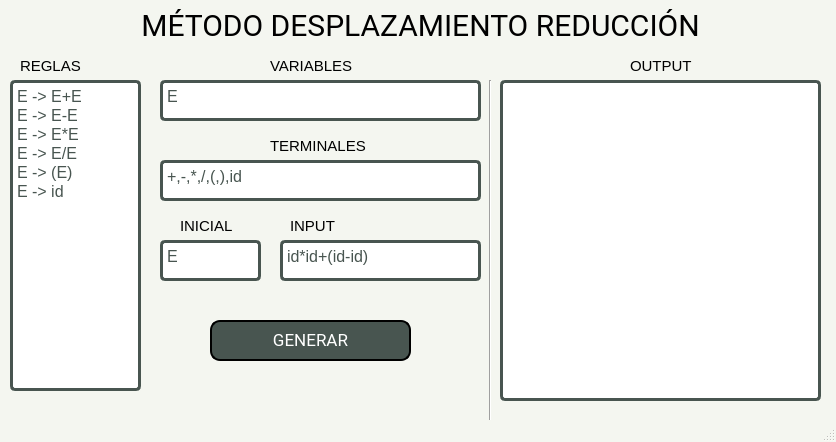
<?xml version="1.0" encoding="UTF-8"?>
<ui version="4.0">
 <class>MainWindow</class>
 <widget class="QMainWindow" name="MainWindow">
  <property name="geometry">
   <rect>
    <x>0</x>
    <y>0</y>
    <width>836</width>
    <height>442</height>
   </rect>
  </property>
  <property name="windowTitle">
   <string>MainWindow</string>
  </property>
  <property name="styleSheet">
   <string notr="true">	/*Cambiamos el color de la ventana*/
	#MainWindow, #centralwidget{
		background-color: #F4F6F0;
	}

	/*Estilos para el botón*/
	QPushButton{
		background-color: white;
		border-radius: 0px;
	    border-width: 2px;
        border-style: solid;
        border-color: #485550;
		color: black;
		font-family: 'Roboto';
		font-size: 17px;
	}

	QPushButton:hover{
		background-color:#C0EB6A;
		cursor: pointer;
		color: black;
	}

		QPushButton{
		background-color: #485550;
		border-radius: 10px;
	    border-width: 2px;
        border-style: solid;
        border-color: black;
		color: white;
		font-family: 'Roboto';
		font-size: 17px;

	}

		#Output{
		background-color: white;
		border-radius: 5px;
	    border-width: 3px;
        border-style: solid;
        border-color: #485550;
		color: #485550;
		font-family: 'Roboto';
		font-size: 17px;
	}


	QPlainTextEdit,QTextEdit{
		background-color: white;
		border-radius: 5px;
	    border-width: 3px;
        border-style: solid;
        border-color: #485550;
		color: #485550;
		font-family: 'Roboto';
		font-size: 16px;
	}
	
		#label{
		
		border-radius: 10px;
	    border-width: 0px;
        border-style: solid;
        border-color: #485550;
		color: black;
		font-family: 'Roboto';
		font-size: 30px;
	}
	
    #txtOutput{
		font-size: 12px;
    }
	</string>
  </property>
  <widget class="QWidget" name="centralwidget">
   <widget class="QPushButton" name="btnGenerar">
    <property name="geometry">
     <rect>
      <x>210</x>
      <y>320</y>
      <width>201</width>
      <height>41</height>
     </rect>
    </property>
    <property name="maximumSize">
     <size>
      <width>300</width>
      <height>16777215</height>
     </size>
    </property>
    <property name="font">
     <font>
      <family>Roboto</family>
      <pointsize>-1</pointsize>
     </font>
    </property>
    <property name="cursor">
     <cursorShape>PointingHandCursor</cursorShape>
    </property>
    <property name="text">
     <string>GENERAR</string>
    </property>
   </widget>
   <widget class="QLabel" name="label">
    <property name="geometry">
     <rect>
      <x>10</x>
      <y>5</y>
      <width>821</width>
      <height>41</height>
     </rect>
    </property>
    <property name="font">
     <font>
      <family>Roboto</family>
      <pointsize>-1</pointsize>
     </font>
    </property>
    <property name="text">
     <string>MÉTODO DESPLAZAMIENTO REDUCCIÓN</string>
    </property>
    <property name="alignment">
     <set>Qt::AlignCenter</set>
    </property>
   </widget>
   <widget class="QPlainTextEdit" name="txtRules">
    <property name="geometry">
     <rect>
      <x>10</x>
      <y>80</y>
      <width>131</width>
      <height>311</height>
     </rect>
    </property>
    <property name="plainText">
     <string>E -&gt; E+E
E -&gt; E-E
E -&gt; E*E
E -&gt; E/E
E -&gt; (E)
E -&gt; id</string>
    </property>
    <property name="placeholderText">
     <string>E -&gt; E*E</string>
    </property>
   </widget>
   <widget class="QLabel" name="label_2">
    <property name="geometry">
     <rect>
      <x>20</x>
      <y>50</y>
      <width>71</width>
      <height>31</height>
     </rect>
    </property>
    <property name="font">
     <font>
      <pointsize>11</pointsize>
     </font>
    </property>
    <property name="text">
     <string>REGLAS</string>
    </property>
   </widget>
   <widget class="QLabel" name="label_4">
    <property name="geometry">
     <rect>
      <x>270</x>
      <y>50</y>
      <width>101</width>
      <height>31</height>
     </rect>
    </property>
    <property name="font">
     <font>
      <pointsize>11</pointsize>
     </font>
    </property>
    <property name="text">
     <string>VARIABLES</string>
    </property>
   </widget>
   <widget class="QLabel" name="label_5">
    <property name="geometry">
     <rect>
      <x>270</x>
      <y>130</y>
      <width>141</width>
      <height>31</height>
     </rect>
    </property>
    <property name="font">
     <font>
      <pointsize>11</pointsize>
     </font>
    </property>
    <property name="text">
     <string>TERMINALES</string>
    </property>
   </widget>
   <widget class="QLabel" name="label_3">
    <property name="geometry">
     <rect>
      <x>630</x>
      <y>50</y>
      <width>71</width>
      <height>31</height>
     </rect>
    </property>
    <property name="font">
     <font>
      <pointsize>11</pointsize>
     </font>
    </property>
    <property name="text">
     <string>OUTPUT</string>
    </property>
   </widget>
   <widget class="QPlainTextEdit" name="txtOutput">
    <property name="geometry">
     <rect>
      <x>500</x>
      <y>80</y>
      <width>321</width>
      <height>321</height>
     </rect>
    </property>
    <property name="font">
     <font>
      <family>Roboto</family>
      <pointsize>-1</pointsize>
     </font>
    </property>
    <property name="plainText">
     <string/>
    </property>
   </widget>
   <widget class="Line" name="line">
    <property name="geometry">
     <rect>
      <x>480</x>
      <y>80</y>
      <width>20</width>
      <height>341</height>
     </rect>
    </property>
    <property name="orientation">
     <enum>Qt::Vertical</enum>
    </property>
   </widget>
   <widget class="QPlainTextEdit" name="txtVariables">
    <property name="geometry">
     <rect>
      <x>160</x>
      <y>80</y>
      <width>321</width>
      <height>41</height>
     </rect>
    </property>
    <property name="plainText">
     <string>E</string>
    </property>
    <property name="placeholderText">
     <string>A,B,C,D,E,</string>
    </property>
   </widget>
   <widget class="QPlainTextEdit" name="txtTerminales">
    <property name="geometry">
     <rect>
      <x>160</x>
      <y>160</y>
      <width>321</width>
      <height>41</height>
     </rect>
    </property>
    <property name="plainText">
     <string>+,-,*,/,(,),id</string>
    </property>
    <property name="placeholderText">
     <string>+,*,/,then,else</string>
    </property>
   </widget>
   <widget class="QPlainTextEdit" name="txtInicial">
    <property name="geometry">
     <rect>
      <x>160</x>
      <y>240</y>
      <width>101</width>
      <height>41</height>
     </rect>
    </property>
    <property name="plainText">
     <string>E</string>
    </property>
    <property name="placeholderText">
     <string>P</string>
    </property>
   </widget>
   <widget class="QLabel" name="label_6">
    <property name="geometry">
     <rect>
      <x>180</x>
      <y>210</y>
      <width>61</width>
      <height>31</height>
     </rect>
    </property>
    <property name="font">
     <font>
      <pointsize>11</pointsize>
     </font>
    </property>
    <property name="text">
     <string>INICIAL</string>
    </property>
   </widget>
   <widget class="QPlainTextEdit" name="txtInput">
    <property name="geometry">
     <rect>
      <x>280</x>
      <y>240</y>
      <width>201</width>
      <height>41</height>
     </rect>
    </property>
    <property name="plainText">
     <string>id*id+(id-id)</string>
    </property>
    <property name="placeholderText">
     <string>id*id+(id)</string>
    </property>
   </widget>
   <widget class="QLabel" name="label_7">
    <property name="geometry">
     <rect>
      <x>290</x>
      <y>210</y>
      <width>61</width>
      <height>31</height>
     </rect>
    </property>
    <property name="font">
     <font>
      <pointsize>11</pointsize>
     </font>
    </property>
    <property name="text">
     <string>INPUT</string>
    </property>
   </widget>
  </widget>
  <widget class="QMenuBar" name="menubar">
   <property name="geometry">
    <rect>
     <x>0</x>
     <y>0</y>
     <width>836</width>
     <height>21</height>
    </rect>
   </property>
  </widget>
  <widget class="QStatusBar" name="statusbar"/>
 </widget>
 <resources/>
 <connections/>
</ui>
